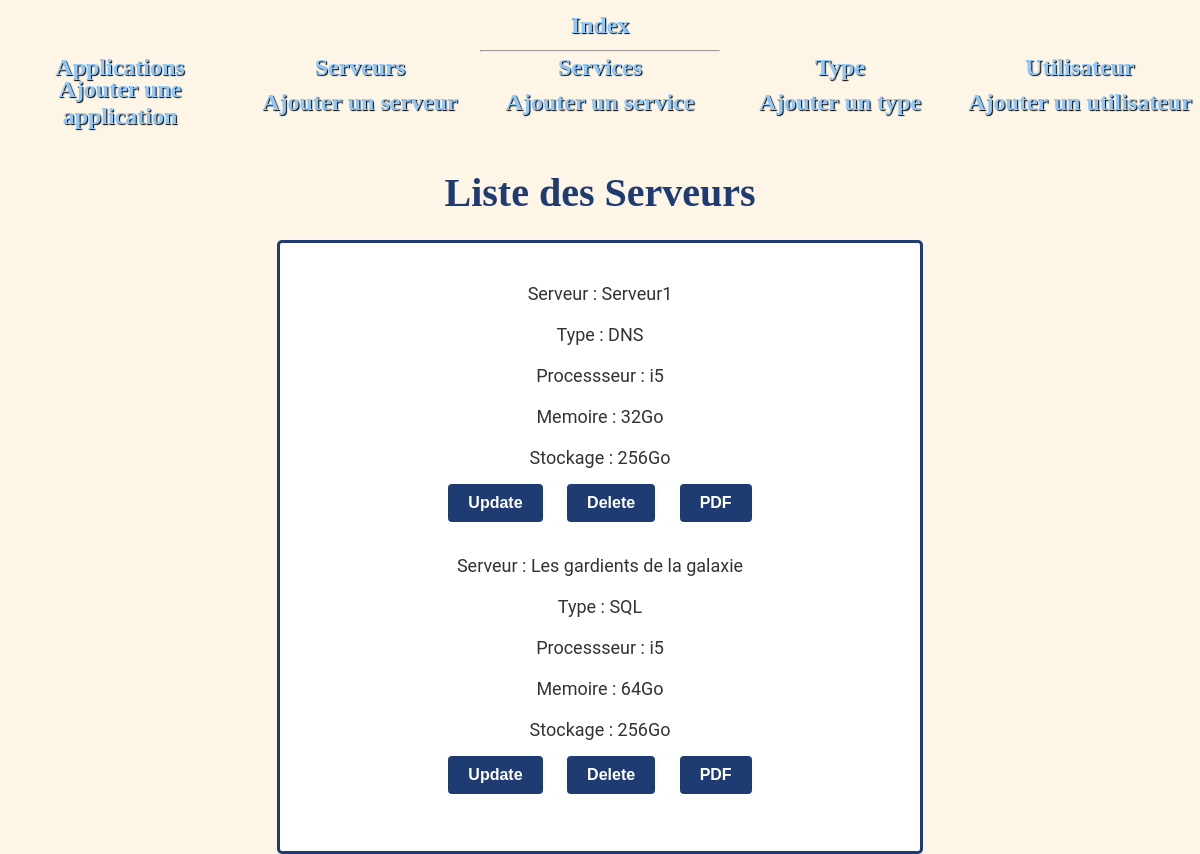
Page /adminsite/serveurs/ on the committed database.
### adminsite/models.py (models this page shows, shortened)
class Serveurs(models.Model):
    nom = models.CharField(max_length=100)
    type = models.ForeignKey(Types, on_delete=models.CASCADE, null=True, related_name="Type")
    processeur_choices =(("i3","i3"),("i5","i5"),("i7","i7"),("i9","i9"),("ryzen3","ryzen3"),("ryzen5","ryzen5"),("ryzen7","ryzen7"))
    processeur = models.CharField(max_length=20, choices=processeur_choices,null=True)
    memoire_choices = (("64Go","64Go"),("32Go","32Go"),("16Go","16Go"),("8Go","8Go"))
    memoire = models.CharField(max_length=20, choices=memoire_choices, null=True)
    stockage_choices =(("1To","1To"),("512Go","512Go"),("256Go","256Go"), ("128Go","128Go"), ("64Go","64Go"), ("32Go","32Go"))
    stockage = models.CharField(max_length=20, choices=stockage_choices, null=True)

class Types(models.Model):
    test_choices = (("Apache","Apache"),("SQL","SQL"),("DNS","DNS"),("Proxy","Proxy"),("Imap","Imap"))
    type = models.CharField(max_length=20, choices=test_choices, null=True)
    description = models.TextField(null = True, blank = True)
    def __str__(self):
        return f"{self.type}"

### adminsite/serveurs_views.py (the view)
# urls.py: path('', views.index),
def index(request):
    app = list(models.Serveurs.objects.all())
    return render(request, 'adminsite/serveurs/affiche.html',{"liste": app})

### adminsite/templates/adminsite/serveurs/affiche.html (shortened to what this page needs)
<!DOCTYPE html>
<html lang="fr">
    {% extends "adminsite/main.html" %}
{% block content %}
<h2> Liste des Serveurs</h2>
<div class="form">
<ol>
    {% for l in liste %}
    <p>Serveur : {{l.nom}}</p>
    <p>Type : {{l.type}}</p>
    <p>Processseur : {{l.processeur}}</p>
    <p>Memoire : {{l.memoire}}</p>
    <p>Stockage : {{l.stockage}}</p>
<a href="/adminsite/serveurs/update/{{l.id}}/">
<input type="submit" value="Update" class="button">{% csrf_token %}</a>
<a href="/adminsite/serveurs/delete/{{ l.id }}/" >
<input type="submit" value="Delete" class="button">{% csrf_token %}</a>
<a href="/adminsite/pdf/{{l.id}}/" >
    <input type="submit" value="PDF" class="button">{% csrf_token %}</a>
    {% endfor %}
</ol></div>
{% endblock %}

### adminsite/static/adminsite/index.css (style rules this page uses)
* { padding: 0; margin: 0; }
body { text-align: center; background-color:oldlace; }
.button { display: inline-block; padding: 10px 20px; font-size: 16px; font-weight: bold; text-align: center; text-decoration: none; background-color: #1e3c72; color: #fff; border: none; border-radius: 4px; cursor: pointer; transition: background-color 0.3s ease; margin-top: 1%; margin-bottom: 4%; }
.form { max-width: 50%; margin: 0 auto; padding: 20px; margin-top: 4%; margin-bottom: 1%; padding-bottom: 2%; background-color: #fff; border: 3px solid #1e3c72; border-radius: 5px; font-size: large; }
h2 { color:#1e3c72; font-weight: bold; margin-top: 2%; font-size: 250%; margin-bottom: 2%; }
.form { width: 50%; margin: auto; text-align: center; }
.form > * { padding: 10px; }
.form > ol > * { padding: 10px; margin: auto; }
.form>ol>p { width: 75%; }
p { font-family: 'Roboto', sans-serif; font-size: 100%; color: #333333; }

### adminsite/templates/adminsite/main.html (style rules this page uses)
a:link { text-decoration:none }

### rows in the picture
Serveurs: nom "Serveur1", type "DNS", processeur "i5", memoire "32Go", stockage "256Go"
Serveurs: nom "Les gardients de la galaxie", type "SQL", processeur "i5", memoire "64Go", stockage "256Go"
